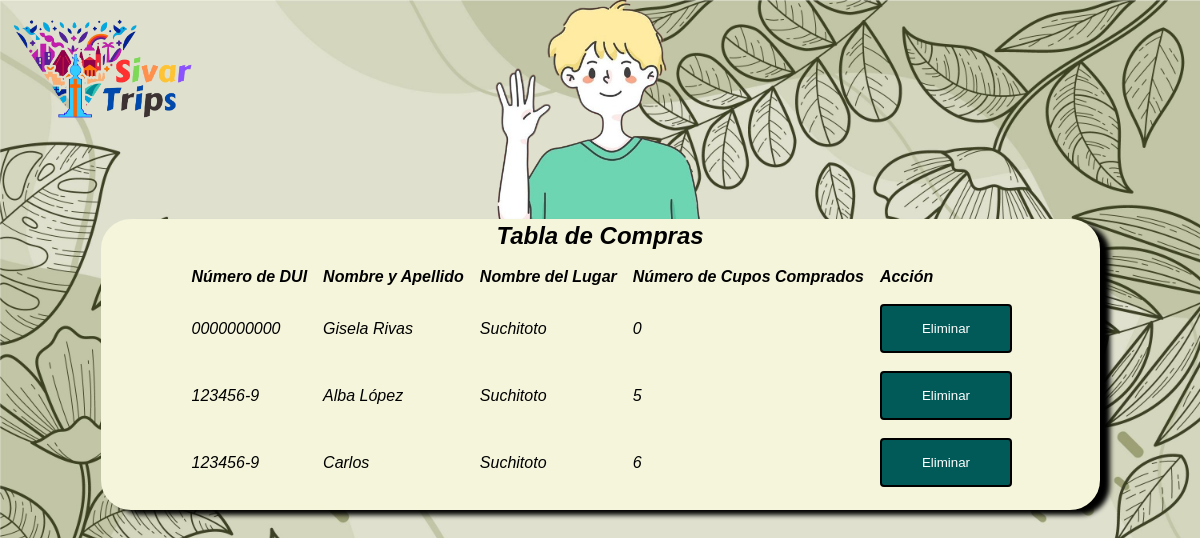
The app's page /listadocompras.php with its own data.
### tables this page shows
CREATE TABLE `compra` (
  `id` int(11) NOT NULL,
  `num_DUI` varchar(10) NOT NULL,
  `NomyApell` varchar(50) NOT NULL,
  `id_lugar` int(11) NOT NULL,
  `cupos_comprados` int(11) NOT NULL
);

CREATE TABLE `lugares` (
  `id` int(11) NOT NULL,
  `Nombre` varchar(50) NOT NULL,
  `cupos_disponibles` int(11) NOT NULL
);

### listadocompras.php (the view, shortened to what this page needs)
<!DOCTYPE html>
<html>
<head>
   <link rel="stylesheet" href="css2/style.css">
   <link rel="stylesheet" href="http://localhost/admiviajes2/listadocompras.php">
</head>
<i
<body>
    <div class="in-flex" >
    <img src="img/persona.png" >
    <section class="home">
    <div class="container">
    <h1>Tabla de Compras</h1>
    <img style="float:right;" src="img/logo.jpg" class="imagen" alt="">
    <table>
        <tr >
            <th>Número de DUI</th>
            <th>Nombre y Apellido</th>
            <th>Nombre del Lugar</th>
            <th>Número de Cupos Comprados</th>
            <th>Acción</th>
        </tr>
        <?php
        $servername = "localhost";
        $username = "root";
        $password = "";
        $dbname = "sivartrips";
        $conn = new mysqli($servername, $username, $password, $dbname);
        $sql = "SELECT compra.num_DUI, compra.NomyApell, lugares.Nombre, compra.cupos_comprados
                FROM compra
                INNER JOIN lugares ON compra.id_lugar = lugares.id";
        $result = $conn->query($sql);
        if ($result->num_rows > 0) {
            while ($row = $result->fetch_assoc()) {
                echo "<tr>";
                echo "<td>" . $row["num_DUI"] . "</td>";
                echo "<td>" . $row["NomyApell"] . "</td>";
                echo "<td>" . $row["Nombre"] . "</td>";
                echo "<td>" . $row["cupos_comprados"] . "</td>";
                echo "<td><button class='delete-btn'>Eliminar</button></td>";
                echo "</tr>";
            }
        } else {
            echo "<tr><td colspan='5'>No se encontraron registros</td></tr>";
        }
        ?>
        </div>
    </section>
    </div >
</body>
</html>

### css2/style.css (style rules this page uses)
* { grid-template-columns: auto; padding: auto; margin: auto; font-family: helvetica; box-sizing: border-box; }
.home { display: flex; flex-wrap: wrap; text-align: center; flex-direction: column; }
.in-flex { flex: 1; min-width: 250px; }
.in-flex:first-child { flex:12; padding: 25px; margin: 20px; margin-bottom: 0px ; display: block; }
* { height: auto; }
.container { background-color: #f5f5dc ; max-width: 1000px; min-width: 320px; }
.imagen { position:absolute; left: 4px; top: 10px; width:200px; height: auto; display: flex; text-align: justify; position: fixed; border-radius: 15px; margin: auto; }

### listadocompras.php (style rules this page uses)
table { padding-top: 100; padding-left: 70px; padding-right: 70px; position: relative; z-index: 2; display: block; margin: auto; border-collapse: collapse; width: 100%; margin:10px; }
th, td { padding: 8px; text-align: left; border-bottom: 2px solid black; border-color:#f5f5dc; display:auto; border-radius: auto; }
.delete-btn { background-color: #015958; border: 2px solid black; padding: 15px 40px; text-align: center; text-decoration: none; display: flex; cursor: pointer; border-radius: 4px; color:white; }
.in-flex div { padding: 25px; margin: 20px; flex-direction: column; align-items: flex-start; padding: 10px; border-style: solid; border-color: #f5f5dc ; list-style: none; padding: 0; width: 90%; max-width: 1000px; margin: auto; box-shadow: black; border-radius: 30px; display: block; box-shadow: 10px 5px 5px black; height: auto; display:grid; }
img { height: 300px; margin: -65px; padding: 5px; text-align: right; }

### records on screen
compra: num_DUI "0000000000", NomyApell "Gisela Rivas", id_lugar.Nombre "Suchitoto", cupos_comprados "0"
compra: num_DUI "123456-9", NomyApell "Alba López", id_lugar.Nombre "Suchitoto", cupos_comprados "5"
compra: num_DUI "123456-9", NomyApell "Carlos", id_lugar.Nombre "Suchitoto", cupos_comprados "6"
